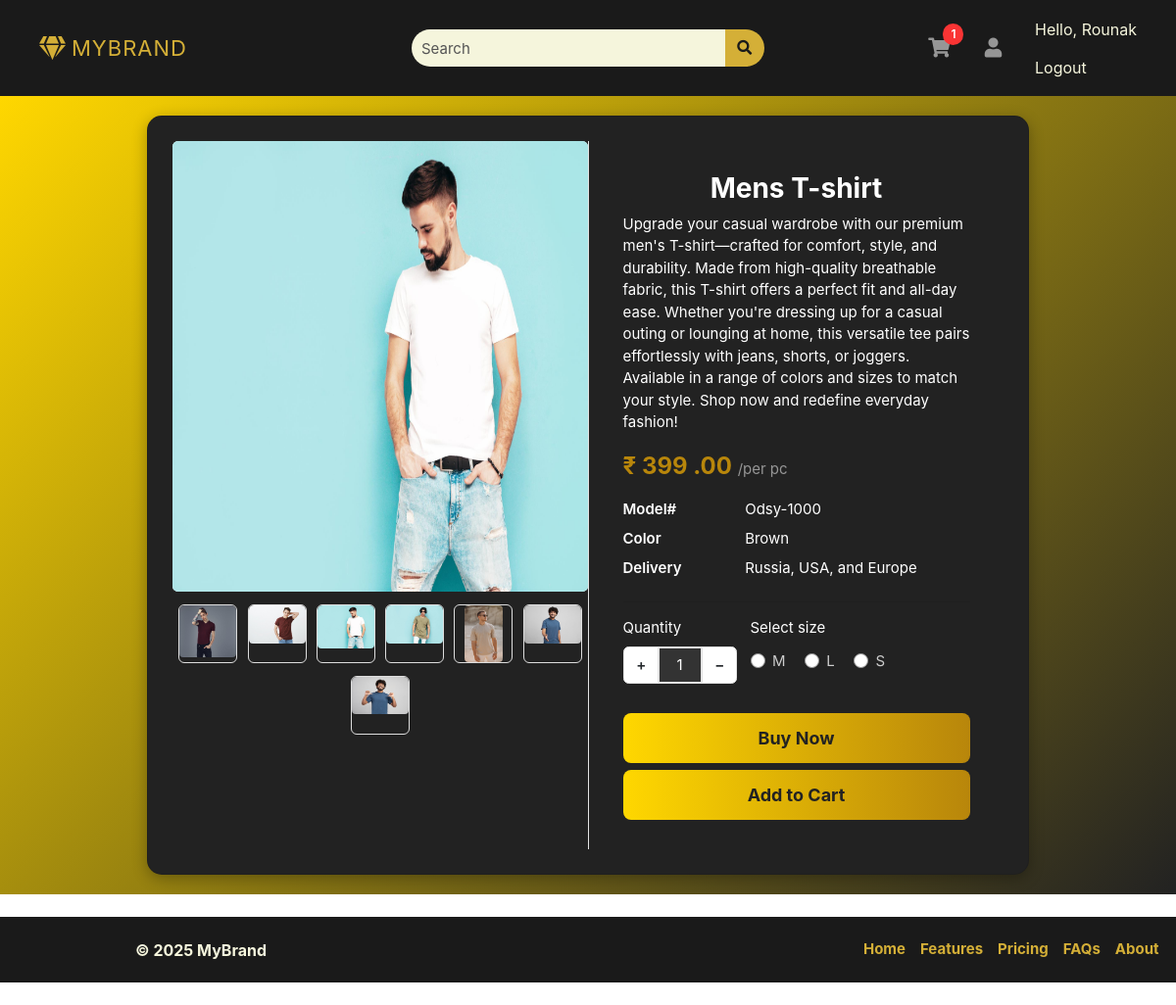
Page /product/product/t-shirt/ (signed in) on the committed database.
### accounts/models.py (models this page shows, shortened)
class Profile(models.Model):
    user = models.OneToOneField(User, on_delete=models.CASCADE)
    address = models.TextField(blank=True, null=True)
    is_email_verified = models.BooleanField(default=False)
    phone_number = models.CharField(max_length=15, null=True, blank=True)
    email_token = models.CharField(max_length=100, null=True, blank=True)
    def get_cart_count(self):
        return CartItems.objects.filter(cart__is_paid=False, cart__user=self.user).count()

### products/models.py (models this page shows, shortened)
class Product(BaseModel):
    product_name = models.CharField(max_length=100)
    slug = models.SlugField(unique=True, null=True, blank=True)
    category = models.ForeignKey(Category, on_delete=models.CASCADE, related_name="products")
    price = models.IntegerField()
    product_description = models.TextField()
    color_variant = models.ManyToManyField(ColorVariant, blank=True)
    size_variant = models.ManyToManyField(SizeVariant, blank=True)

class ProductImage(BaseModel):
    product = models.ForeignKey(Product, on_delete=models.CASCADE, related_name="product_images")
    image = models.ImageField(upload_to="product/")

class SizeVariant(BaseModel):
    size_name = models.CharField(max_length=100)
    price = models.IntegerField(default=0)

### products/views.py (the view)
# urls.py: path('product/<slug:slug>/', get_product, name='get_product'),
def get_product(request, slug):
    try:
        product = Product.objects.get(slug=slug)
        context = {'product': product}
        size = request.GET.get('size')
        if size:
            price = product.get_product_price_by_size(size)
            context.update({
                'selected_size': size,
                'updated_price': price
            })
        return render(request, 'product/product.html', context)
    except Product.DoesNotExist:
        return render(request, 'product/product.html', {'error': 'Product not found'}, status=404)
    except Exception as e:
        print(f"Error in get_product: {e}")
        return render(request, 'product/product.html', {'error': 'An error occurred'}, status=500)

### templates/product/product.html (shortened to what this page needs)
{% extends "base/base.html" %}
{% block start %}
<section class="product-container">
    <div class="card">
        <div class="row no-gutters">
            <aside class="col-md-6">
                <article class="gallery-wrap">
                    <div class="img-big-wrap">
                        {% if product.product_images.first %}
                            <a href="#" id="main-image-link">
                                <img src="{{ product.product_images.first.image.url }}"
                                     alt="Product Image"
                                     class="img-fluid"
                                     id="main-product-image">
                            </a>
                        {% else %}
                            <img src="/static/default.jpg" alt="Default Product Image" class="img-fluid">
                        {% endif %}
                    </div>
                    <div class="thumbs-wrap">
                        {% for image in product.product_images.all %}
                            <a href="#" class="item-thumb" onclick="changeImage('{{ image.image.url }}'); return false;">
                                <img src="{{ image.image.url }}" alt="Product Image" class="img-fluid">
                            </a>
                        {% endfor %}
                    </div>
                </article>
            </aside>
            <main class="col-md-6 border-left">
                <article class="content-body">
                  <h2 class="title" style="color: #ffffff !important;">{{ product.product_name }}</h2>
                    <p>{{ product.product_description }}</p>
                    <div class="mb-3">
                        <var class="price">₹
                            {% if updated_price %}
                                {{ updated_price }}
                            {% else %}
                                {{ product.price }}
                            {% endif %}
                            .00
                        </var>
                        <span class="text-muted">/per pc</span>
                    </div>
                    <dl class="row">
                        <dt class="col-sm-4">Model#</dt>
                        <dd class="col-sm-8">Odsy-1000</dd>
                        <dt class="col-sm-4">Color</dt>
                        <dd class="col-sm-8">Brown</dd>
                        <dt class="col-sm-4">Delivery</dt>
                        <dd class="col-sm-8">Russia, USA, and Europe</dd>
                    </dl>
                    <hr>
                    <div class="form-row">
                        <div class="form-group col-md flex-grow-0">
                            <label>Quantity</label>
                            <div class="input-group mb-3 input-spinner">
                                <div class="input-group-prepend">
                                    <button class="btn btn-light" type="button" id="button-plus"> + </button>
                                </div>
                                <input type="text" class="form-control" value="1">
                                <div class="input-group-append">
                                    <button class="btn btn-light" type="button" id="button-minus"> − </button>
                                </div>
                            </div>
                        </div>
                        {% if product.size_variant.count %}
                        <div class="form-group col-md">
                            <label>Select size</label>
                            <div class="mt-1">
                                {% for size in product.size_variant.all %}
                                <label class="custom-control custom-radio custom-control-inline">
                                    <div class="custom-control-label">{{ size.size_name }}</div>
                                </label>
                                {% endfor %}
                            </div>
                        </div>
                        {% endif %}
                    </div>
                    <a href="#" class="btn btn-custom">Buy Now</a>
                    <a href="{% url 'add_to_cart' product.uid %}?variant={{selected_size}}" class="btn btn-custom mt-2">Add to Cart</a>
                </article>
            </main>
        </div>
    </div>
</section>
{% endblock %}

### templates/base/base.html (shortened to what this page needs)
<!DOCTYPE HTML>
<html lang="en">
<head>
    <link href="/media/css/bootstrap.css" rel="stylesheet" type="text/css" />
    <link href="/media/fonts/fontawesome/css/all.min.css" type="text/css" rel="stylesheet">
    <link href="/media/css/ui.css" rel="stylesheet" type="text/css" />
    <link href="/media/css/responsive.css" rel="stylesheet" />
</head>
<body>
    <header class="section-header">
        <section class="header-main" style="width: 100%; background-color: #1a1a1a; padding: 10px 0;">
            <div class="container">
                <div class="row align-items-center">
                    <div class="col-lg-4 col-12 d-flex justify-content-start">
                        <a class="navbar-brand text-uppercase fw-bold" href="{% url 'index' %}"
                           style="font-size: 22px; letter-spacing: 1px; display: flex; align-items: center; color: #d4af37;">
                            <i class="fas fa-gem" style="color: #d4af37; font-size: 24px; margin-right: 5px;"></i>
                            MyBrand
                        </a>
                    </div>
                    <div class="col-lg-4 col-12 d-flex justify-content-center">
                        <form action="{% url 'search_results' %}" method="GET" class="search w-100" style="max-width: 400px;">
                            <div class="input-group">
                                <input type="text" name="q" class="form-control" placeholder="Search" required
                                       style="border-radius: 20px 0 0 20px; padding: 10px; border: none; background: #f5f5dc; color: #1a1a1a;">
                                <div class="input-group-append">
                                    <button class="btn" type="submit"
                                            style="border-radius: 0 20px 20px 0; background: #d4af37; border: none; color: #1a1a1a;">
                                        <i class="fa fa-search"></i>
                                    </button>
                                </div>
                            </div>
                        </form>
                    </div>
                    <div class="col-lg-4 col-12 d-flex justify-content-end align-items-center">
                        <div class="widgets-wrap d-flex align-items-center">
                            <div class="widget-header mr-3 position-relative">
                                <a href="{% if request.user.is_authenticated %}{% url 'cart' %}{% else %}{% url 'login' %}?next={% url 'cart' %}{% endif %}"
                                    class="icon icon-sm rounded-circle"
                                    style="width: 40px; height: 40px; display: flex; align-items: center; justify-content: center; color: #d4af37;">
                                    <i class="fa fa-shopping-cart"></i>
                                </a>
                                <span class="badge badge-pill badge-danger notify"
                                      style="position: absolute; top: -5px; right: -5px; font-size: 12px; padding: 5px 8px;">
                                    {{ request.user.profile.get_cart_count }}
                                </span>
                            </div>
                            <div class="widget-header icontext">
                                <a href="{% url 'profile' %}" class="icon icon-sm rounded-circle"
                                   style="width: 40px; height: 40px; display: flex; align-items: center; justify-content: center; color: #d4af37;">
                                    <i class="fa fa-user"></i>
                                </a>
                            </div>
                            <ul class="navbar-nav ml-2">
                                {% if request.user.is_authenticated %}
                                <li class="nav-item">
                                    <span class="nav-link" style="color: #f5f5dc;">Hello, {{ request.user.username }}</span>
                                </li>
                                <li class="nav-item">
                                    <a class="nav-link" href="{% url 'logout' %}" style="color: #f5f5dc;">Logout</a>
                                </li>
                                {% else %}
                                <li class="nav-item d-flex align-items-center">
                                    <a class="nav-link" href="{% url 'login' %}" style="color: #f5f5dc;">Sign in</a>
                                    <span class="mx-1" style="color: #d4af37;">|</span>
                                    <a class="nav-link" href="{% url 'register' %}" style="color: #f5f5dc;">Register</a>
                                </li>
                                {% endif %}
                            </ul>
                        </div>
                    </div>
                </div>
            </div>
        </section>
    </header>
    <main>
        {% block start %} {% endblock %}
    </main>
    {% include 'base/footer.html' %}
</body>
</html>

### public/static/css/ui.css (style rules this page uses)
html { font-family: 'Inter', sans-serif; font-size: 15px; }
.content-body { flex: 1 1 auto; padding: 2rem 2.3rem; }
.icon-xs, .icon-sm, .icon-md, .icon-lg { display: inline-block; text-align: center; flex-shrink: 0; flex-grow: 0; }
.icon-sm { width: 48px; height: 48px; line-height: 48px; font-size: 20px; }
var { font-style: normal; }
article:after, .form-group:after { display: block; clear: both; content: ""; }
.card .title { color: #212529; }
.header-main { position: relative; padding-top: 1rem; padding-bottom: 1rem; }
.widget-header { display: inline-block; vertical-align: middle; position: relative; }
.widget-header a { color: #545454; }
.widget-header i { color: #969696; }
.widget-header .notify { position: absolute; top: -3px; right: -10px; }
.btn-light { background-color: #fff; border-color: #e4e4e4; }
dl[class="row"] { margin-bottom: 0; }
.icontext { display: inline-flex; align-items: center; vertical-align: middle; }
.icontext .icon { position: relative; margin-right: 15px; flex-shrink: 0; flex-grow: 0; }
.notify { position: absolute; top: -4px; right: -10px; display: inline-block; padding: .25em .6em; font-size: 12px; line-height: 1; text-align: center; border-radius: 3rem; color: #fff; background-color: #fa3434; }
.price { font-weight: 600; color: #212529; }
.input-spinner { width: 120px; flex-wrap: nowrap; display: inline-flex; }
.input-spinner input.form-control { text-align: center; max-width: 46px; flex-basis: 46px; border-color: #e4e4e4; flex-grow: 0; }
.input-spinner .btn { width: 36px; text-align: center; }
.gallery-wrap .img-big-wrap { margin-bottom: 10px; border-radius: 0.37rem; overflow: hidden; background-color: #fff; }
.gallery-wrap .img-big-wrap a { text-align: center; display: block; }
.gallery-wrap .img-big-wrap img { height: 460px; width: auto; display: inline-block; cursor: zoom-in; }
.gallery-wrap .thumbs-wrap { text-align: center; }
.gallery-wrap .thumbs-wrap .item-thumb { width: 60px; height: 60px; border: 1px solid #ddd; border-radius: 6px; margin: 3px; display: inline-block; overflow: hidden; }
.gallery-wrap .thumbs-wrap img { max-width: 100%; max-height: 100%; object-fit: cover; border-radius: 4px; cursor: zoom-in; }

### templates/base/base.html (style rules this page uses)
.navbar-nav .nav-link { font-size: 16px; transition: all 0.3s ease-in-out; }

### templates/product/product.html (style rules this page uses)
.product-container { min-height: 100vh; display: flex; justify-content: center; align-items: center; background: linear-gradient(-45deg, #000000, #b8860b, #222, #ffd700); background-size: 300% 300%; animation: gradientBG 8s ease infinite; padding: 20px; }
.card { max-width: 900px; width: 100%; box-shadow: 0px 4px 15px rgba(0, 0, 0, 0.3); border-radius: 15px; background: #222; color: #fff; padding: 25px; }
.title { font-size: 28px; font-weight: bold; color: #ffd700; text-align: center; }
.price { font-size: 24px; color: #b8860b; font-weight: bold; }
.form-control { border-radius: 8px; padding: 10px; border: 2px solid #b8860b; background: #333; color: #fff; }
.btn-custom { border-radius: 8px; font-size: 18px; padding: 12px; background: linear-gradient(to right, #ffd700, #b8860b); border: none; color: #222; font-weight: bold; transition: all 0.3s ease-in-out; display: block; width: 100%; text-align: center; cursor: pointer; }
.custom-control-label { color: #ccc; }
.img-big-wrap img { cursor: pointer; }

### rows in the picture
Product: product_images.first.image (picture), product_name "Mens T-shirt", product_description "Upgrade your casual wardrobe with our premium men's T-shirt—crafted for comfort, style, and durability. Made from high-quality breathable fabric, this T-shirt offers a perfect fit and all-day ease. Whether you're dressing up for a casual outing or lounging at home, this versatile tee pairs effortlessly with jeans, shorts, or joggers. Available in a range of colors and sizes to match your style. Shop now and redefine everyday fashion!", price "399"
ProductImage: image (picture)
ProductImage: image (picture)
ProductImage: image (picture)
ProductImage: image (picture)
ProductImage: image (picture)
ProductImage: image (picture)
ProductImage: image (picture)
SizeVariant: size_name "M"
SizeVariant: size_name "L"
SizeVariant: size_name "S"

### other values in the picture
{{ request.user.profile.get_cart_count }} "1"
{{ request.user.username }} "Rounak"
